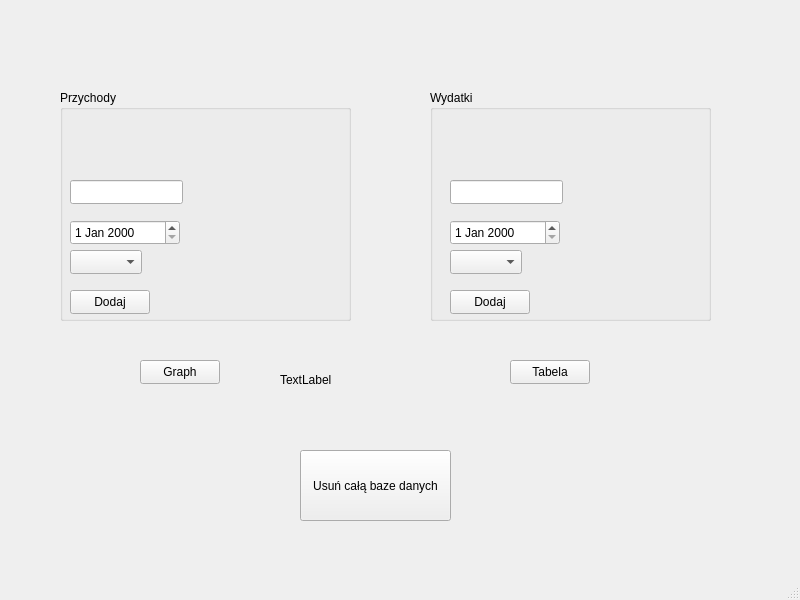
<?xml version="1.0" encoding="UTF-8"?>
<ui version="4.0">
 <class>MainWindow</class>
 <widget class="QMainWindow" name="MainWindow">
  <property name="geometry">
   <rect>
    <x>0</x>
    <y>0</y>
    <width>800</width>
    <height>600</height>
   </rect>
  </property>
  <property name="windowTitle">
   <string>MainWindow</string>
  </property>
  <widget class="QWidget" name="centralwidget">
   <widget class="QGroupBox" name="ZarobskiBox">
    <property name="geometry">
     <rect>
      <x>60</x>
      <y>90</y>
      <width>291</width>
      <height>231</height>
     </rect>
    </property>
    <property name="title">
     <string>Przychody</string>
    </property>
    <widget class="QPushButton" name="addIncomeButton">
     <property name="geometry">
      <rect>
       <x>10</x>
       <y>200</y>
       <width>80</width>
       <height>24</height>
      </rect>
     </property>
     <property name="text">
      <string>Dodaj</string>
     </property>
    </widget>
    <widget class="QLineEdit" name="lineEdit">
     <property name="geometry">
      <rect>
       <x>10</x>
       <y>90</y>
       <width>113</width>
       <height>24</height>
      </rect>
     </property>
    </widget>
    <widget class="QDateEdit" name="dateEdit">
     <property name="geometry">
      <rect>
       <x>10</x>
       <y>130</y>
       <width>110</width>
       <height>25</height>
      </rect>
     </property>
    </widget>
    <widget class="QComboBox" name="incomeCategoryComboBox">
     <property name="geometry">
      <rect>
       <x>10</x>
       <y>160</y>
       <width>72</width>
       <height>24</height>
      </rect>
     </property>
    </widget>
   </widget>
   <widget class="QGroupBox" name="WydatkiBox">
    <property name="geometry">
     <rect>
      <x>430</x>
      <y>90</y>
      <width>281</width>
      <height>231</height>
     </rect>
    </property>
    <property name="title">
     <string>Wydatki</string>
    </property>
    <widget class="QDateEdit" name="dateEdit_2">
     <property name="geometry">
      <rect>
       <x>20</x>
       <y>130</y>
       <width>110</width>
       <height>25</height>
      </rect>
     </property>
    </widget>
    <widget class="QLineEdit" name="lineEdit_2">
     <property name="geometry">
      <rect>
       <x>20</x>
       <y>90</y>
       <width>113</width>
       <height>24</height>
      </rect>
     </property>
    </widget>
    <widget class="QPushButton" name="addExpenseButton">
     <property name="geometry">
      <rect>
       <x>20</x>
       <y>200</y>
       <width>80</width>
       <height>24</height>
      </rect>
     </property>
     <property name="text">
      <string>Dodaj</string>
     </property>
    </widget>
    <widget class="QComboBox" name="expenseCategoryComboBox">
     <property name="geometry">
      <rect>
       <x>20</x>
       <y>160</y>
       <width>72</width>
       <height>24</height>
      </rect>
     </property>
    </widget>
   </widget>
   <widget class="QLabel" name="stanKonta">
    <property name="geometry">
     <rect>
      <x>280</x>
      <y>370</y>
      <width>151</width>
      <height>20</height>
     </rect>
    </property>
    <property name="text">
     <string>TextLabel</string>
    </property>
   </widget>
   <widget class="QPushButton" name="graph">
    <property name="geometry">
     <rect>
      <x>140</x>
      <y>360</y>
      <width>80</width>
      <height>24</height>
     </rect>
    </property>
    <property name="text">
     <string>Graph</string>
    </property>
   </widget>
   <widget class="QPushButton" name="viewTableButton">
    <property name="geometry">
     <rect>
      <x>510</x>
      <y>360</y>
      <width>80</width>
      <height>24</height>
     </rect>
    </property>
    <property name="text">
     <string>Tabela</string>
    </property>
   </widget>
   <widget class="QPushButton" name="usun">
    <property name="geometry">
     <rect>
      <x>300</x>
      <y>450</y>
      <width>151</width>
      <height>71</height>
     </rect>
    </property>
    <property name="text">
     <string>Usuń całą baze danych</string>
    </property>
   </widget>
  </widget>
  <widget class="QMenuBar" name="menubar">
   <property name="geometry">
    <rect>
     <x>0</x>
     <y>0</y>
     <width>800</width>
     <height>21</height>
    </rect>
   </property>
  </widget>
  <widget class="QStatusBar" name="statusbar"/>
 </widget>
 <resources/>
 <connections/>
</ui>
